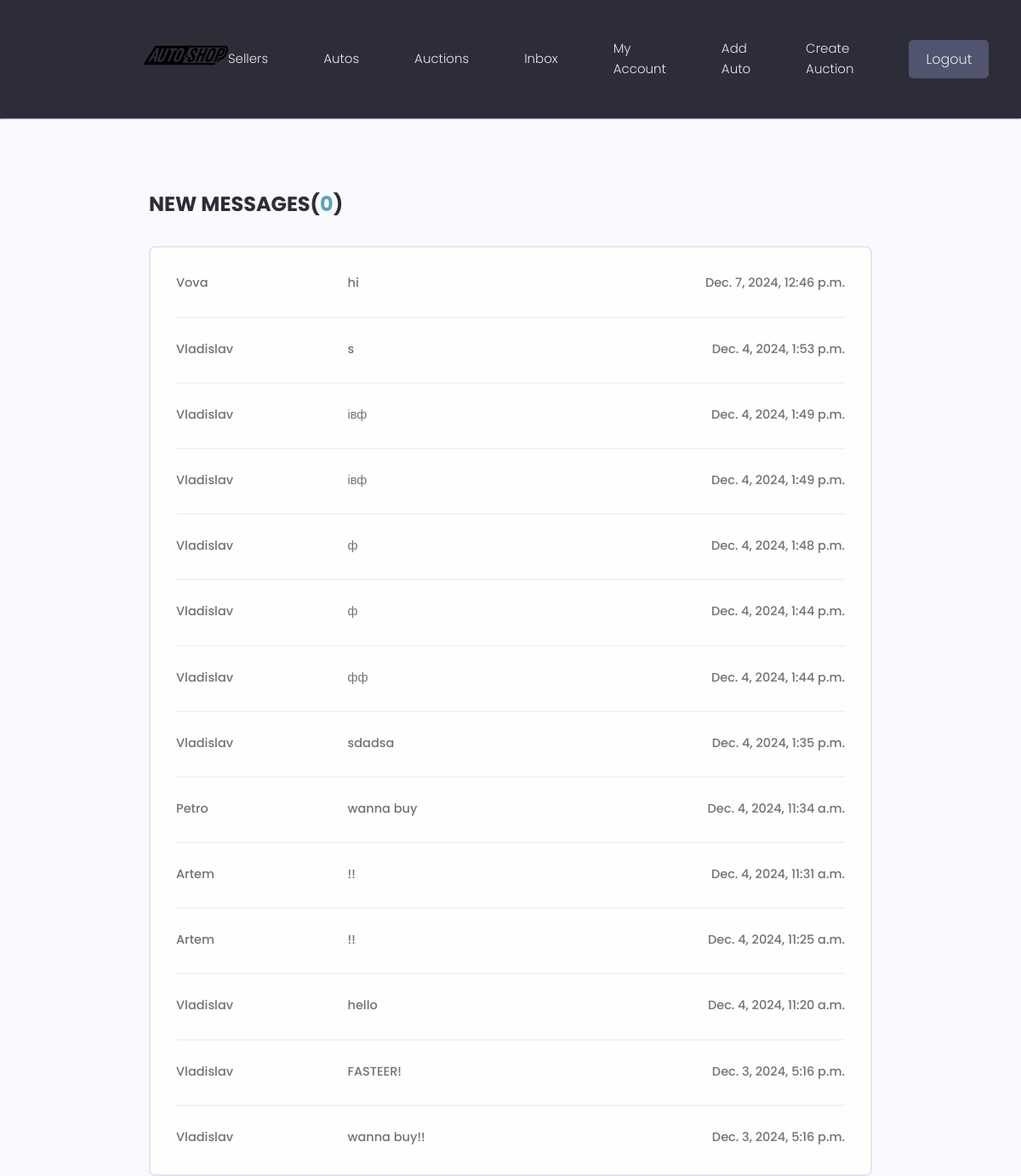
The page /users/inbox/ (signed in) on the database its author committed.
### users/models.py (models this page shows, shortened)
class Message(models.Model):
    sender = models.ForeignKey(Profile, on_delete=models.SET_NULL, null=True, blank=True)
    recipient = models.ForeignKey(Profile, on_delete=models.SET_NULL, null=True, blank=True, related_name="messages")
    name = models.CharField(max_length=200, null=True, blank=True)
    email = models.EmailField(max_length=200, null=True, blank=True)
    subject = models.CharField(max_length=200, null=True, blank=True)
    message = models.TextField()
    is_read = models.BooleanField(default=False, null=True)
    id = models.BigAutoField(primary_key=True)
    created = models.DateTimeField(auto_now_add=True)
    class Meta:
        ordering = ['is_read', '-created']

### users/views.py (the view)
# urls.py: path('inbox/', views.inbox, name='inbox'),
@login_required(login_url="login")
def inbox(request):
    profile = request.user.profile
    messageRequests = profile.messages.all()
    unReadCount = messageRequests.filter(is_read=False).count()
    context = {'messageRequests': messageRequests, 'unReadCount': unReadCount}
    return render(request, 'users/inbox.html', context)

### users/templates/users/inbox.html
{% extends 'main.html' %}
{% block content %}
  <main class="inbox my-xl">
    <div class="content-box">
      <h3 class="inbox__title">New Messages(<span>{{unReadCount}}</span>)</h3>
      <ul class="messages">
        {% for message in messageRequests %}
        {% if message.is_read == False %}
        <li class="message message--unread">
          {% else %}
          <li class="message ">
          {% endif %}
          <a href="{% url 'message' message.id %}">
            <span class="message__author">{{message.name}}</span>
            <span class="message__subject">{{message.subject}}</span>
            <span class="message__date">{{message.created}}</span>
          </a>
        </li>
        {% endfor %}
      </ul>
    </div>
  </main>
{% endblock content %}

### static/styles/app.css (style rules this page uses)
:root { --color-sub: #2d2d39; }
.content-box { width: 95%; max-width: 85rem; margin: 0 auto; }
.inbox { height: 90vh; }
.inbox__title, .inbox__title span { font-size: 2.4rem; font-weight: 700; color: var(--color-sub); text-transform: uppercase; text-align: left; margin-bottom: 3rem; }
.inbox__title span { color: var(--color-main); }
.messages { list-style: none; background: var(--color-white); padding: 0.5rem 3rem; border: 2px solid var(--color-light); border-radius: 0.7rem; }
.message { padding: 2.5rem 0; }
.message > a span { font-size: 1.45rem; font-weight: 500; }
.message:not(:last-child) { border-bottom: 2px solid var(--color-white-light); }
.message > a { display: flex; gap: 1rem; }
.message__author, .message__date { flex-basis: 25%; }
.message__subject { flex-basis: 50%; }
.message__date { text-align: right; }

### static/uikit/styles/modules/_variables.css (style rules this page uses)
:root { --color-main: #5aa5b9; --color-main-light: #e6faff; --color-sub: #3f4156; --color-sub-light: #51546e; --color-sub-lighter: #ededfd; --color-text: #737373; --color-gray: #8b8b8b; --color-light: #e5e7eb; --color-light-gray: #767676; --color-bg: #f8fafd; --color-white: #fffefd; --color-white-light: #f3f3f3; --color-success: #359e64; --color-success-bg: #def8e8; --color-error: #fc4b0b; --color-error-bg: #fff2ee; --font-base: 'Poppins', arial, helvetica, 'Segoe UI', roboto, ubuntu, sans-serif; --font-monospace: 'Fira Code', 'Courier New', courier, monospace; --font-regular: 300; --font-medium: 500; --font-bold: 700; --generic-shadow: 1px 1px 5px #00000010; --generic-transition: all 0.3s ease-in-out; }

### static/uikit/styles/modules/_base.css (style rules this page uses)
* { margin: 0; padding: 0; box-sizing: border-box; text-rendering: optimizeLegibility; color: inherit; font-size: inherit; }
html { font-size: 50%; }
@media only screen and (min-width: 480px) { html { font-size: 56.25%; } }
@media only screen and (min-width: 1200px) { html { font-size: 62.5%; } }
body { line-height: 1.6; font-weight: 400; font-size: 1.5rem; color: var(--color-text); background-color: var(--color-bg); min-height: 100vh; }

### static/uikit/styles/modules/_typography.css (style rules this page uses)
* { font-family: var(--font-base); }
h3 { font-size: 3.2rem; font-weight: var(--font-medium); }
p, span, strong { font-size: 1.6rem; color: var(--color-text); font-weight: var(--font-regular); }
a { padding-bottom: 2px; text-decoration: none; display: inline-block; color: var(--color-main); font-weight: var(--font-medium); }

### static/uikit/styles/modules/_utilities.css (style rules this page uses)
.my-xl { margin: 8rem auto; }

### rows shown on the page
Message: name "Vova", subject "hi", created "Dec. 7, 2024, 12:46 p.m."
Message: name "Vladislav", subject "s", created "Dec. 4, 2024, 1:53 p.m."
Message: name "Vladislav", subject "івф", created "Dec. 4, 2024, 1:49 p.m."
Message: name "Vladislav", subject "івф", created "Dec. 4, 2024, 1:49 p.m."
Message: name "Vladislav", subject "ф", created "Dec. 4, 2024, 1:48 p.m."
Message: name "Vladislav", subject "ф", created "Dec. 4, 2024, 1:44 p.m."
Message: name "Vladislav", subject "фф", created "Dec. 4, 2024, 1:44 p.m."
Message: name "Vladislav", subject "sdadsa", created "Dec. 4, 2024, 1:35 p.m."
Message: name "Petro", subject "wanna buy", created "Dec. 4, 2024, 11:34 a.m."
Message: name "Artem", subject "!!", created "Dec. 4, 2024, 11:31 a.m."
Message: name "Artem", subject "!!", created "Dec. 4, 2024, 11:25 a.m."
Message: name "Vladislav", subject "hello", created "Dec. 4, 2024, 11:20 a.m."
Message: name "Vladislav", subject "FASTEER!", created "Dec. 3, 2024, 5:16 p.m."
Message: name "Vladislav", subject "wanna buy!!", created "Dec. 3, 2024, 5:16 p.m."

### other values the page prints
{{ unReadCount }} "0"
